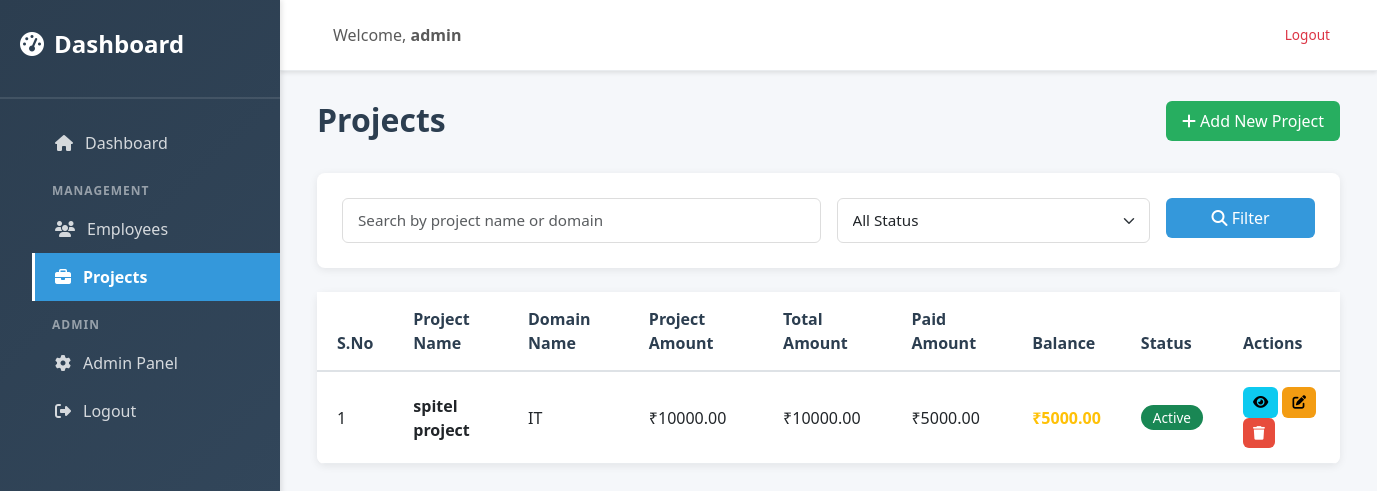
Page /app/projects/ (signed in) on the earlier database version.
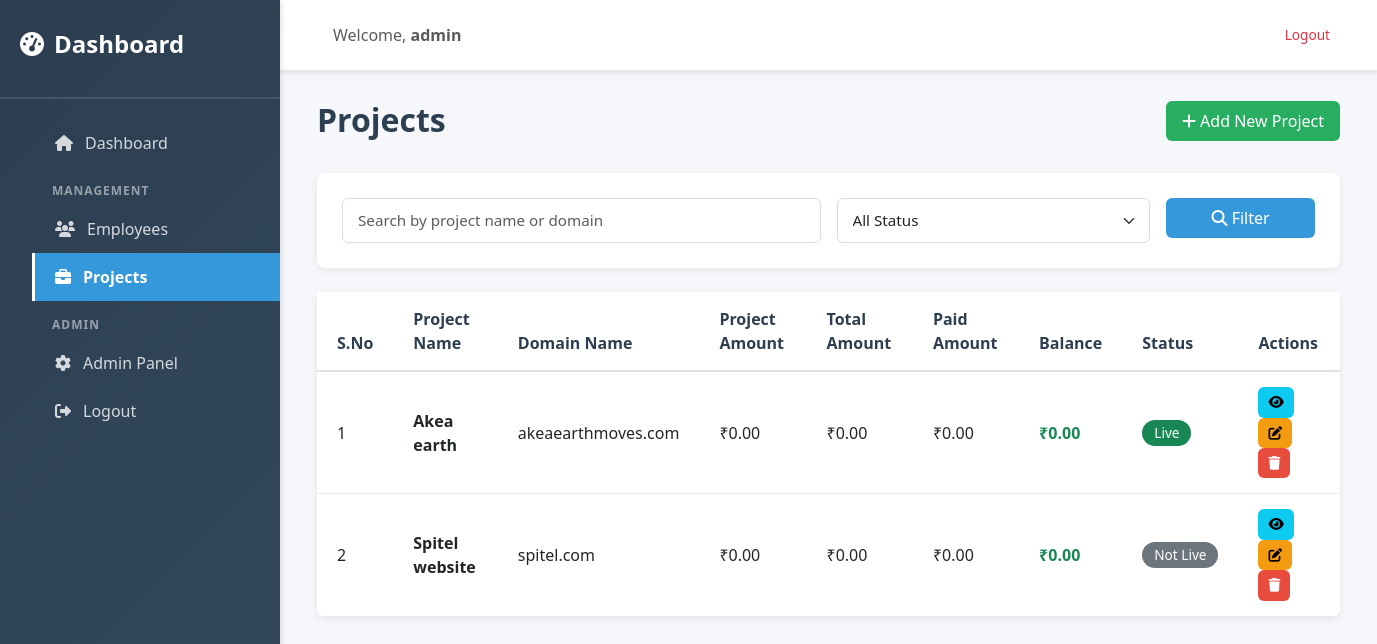
Same page on the later database version.
### application/models.py (models this page shows, shortened)
class Project(models.Model):
    STATUS_CHOICES = [
        ('Live', 'Live'),
        ('Not Live', 'Not Live'),
        ('Active', 'Active'),
        ('Inactive', 'Inactive'),
        ('On Hold', 'On Hold'),
        ('Completed', 'Completed'),
    ]
    project_name = models.CharField(max_length=200)
    project_domain = models.CharField(max_length=100)
    domain_expiry_date = models.DateField(null=True, blank=True)
    domain_url = models.TextField(blank=True)
    project_amount = models.DecimalField(max_digits=12, decimal_places=2)
    total_amount = models.DecimalField(max_digits=12, decimal_places=2)
    paid_amount = models.DecimalField(max_digits=12, decimal_places=2)
    status = models.CharField(max_length=20, choices=STATUS_CHOICES, default='Active')
    created_at = models.DateTimeField(auto_now_add=True)
    updated_at = models.DateTimeField(auto_now=True)
    class Meta:
        ordering = ['-created_at']
    @property
    def balance_amount(self):
        return self.total_amount - self.paid_amount

### application/views.py (the view)
# urls.py: path('projects/', views.project_list, name='project_list'),
@login_required
def project_list(request):
    search = request.GET.get('search', '')
    status = request.GET.get('status', '')
    projects = Project.objects.all()
    if search:
        projects = projects.filter(
            Q(project_name__icontains=search) | Q(project_domain__icontains=search)
        )
    if status:
        projects = projects.filter(status=status)
    status_choices = Project.STATUS_CHOICES
    context = {
        'projects': projects,
        'status_choices': status_choices,
        'search': search,
        'status': status,
    }
    return render(request, 'project/list.html', context)

### templates/project/list.html (shortened to what this page needs)
{% extends "base.html" %}
{% load static %}
{% block content %}
<div class="container-fluid">
    <div class="row mb-4">
        <div class="col-md-8">
            <h1 class="page-title">Projects</h1>
        </div>
        <div class="col-md-4 text-end">
            <a href="{% url 'project_create' %}" class="btn btn-success">
                <i class="fas fa-plus"></i> Add New Project
            </a>
        </div>
    </div>
    <div class="card mb-4">
        <div class="card-body">
            <form method="get" class="row g-3">
                <div class="col-md-6">
                    <input type="text" name="search" class="form-control" placeholder="Search by project name or domain" value="{{ search }}">
                </div>
                <div class="col-md-4">
                    <select name="status" class="form-select">
                        <option value="">All Status</option>
                    </select>
                </div>
                <div class="col-md-2">
                    <button type="submit" class="btn btn-primary w-100">
                        <i class="fas fa-search"></i> Filter
                    </button>
                </div>
            </form>
        </div>
    </div>
    <div class="card">
        <div class="table-responsive">
            <table class="table table-hover mb-0">
                <thead class="table-header">
                    <tr>
                        <th>S.No</th>
                        <th>Project Name</th>
                        <th>Domain Name</th>
                        <th>Project Amount</th>
                        <th>Total Amount</th>
                        <th>Paid Amount</th>
                        <th>Balance</th>
                        <th>Status</th>
                        <th>Actions</th>
                    </tr>
                </thead>
                <tbody>
                    {% if projects %}
                        {% for project in projects %}
                        <tr>
                            <td>{{ forloop.counter }}</td>
                            <td><strong>{{ project.project_name }}</strong></td>
                            <td>{{ project.project_domain }}</td>
                            <td>₹{{ project.project_amount|floatformat:2 }}</td>
                            <td>₹{{ project.total_amount|floatformat:2 }}</td>
                            <td>₹{{ project.paid_amount|floatformat:2 }}</td>
                            <td>
                                <strong class="{% if project.balance_amount < 0 %}text-danger{% elif project.balance_amount == 0 %}text-success{% else %}text-warning{% endif %}">
                                    ₹{{ project.balance_amount|floatformat:2 }}
                                </strong>
                            </td>
                            <td>
                                <span class="badge {% if project.status == 'Live' %}bg-success{% elif project.status == 'Not Live' %}bg-secondary{% elif project.status == 'Active' %}bg-success{% elif project.status == 'Completed' %}bg-info{% elif project.status == 'On Hold' %}bg-warning{% else %}bg-secondary{% endif %}">
                                    {{ project.status }}
                                </span>
                            </td>
                            <td>
                                <a href="{% url 'project_detail' project.id %}" class="btn btn-sm btn-info" title="View">
                                    <i class="fas fa-eye"></i>
                                </a>
                                <a href="{% url 'project_update' project.id %}" class="btn btn-sm btn-warning" title="Edit">
                                    <i class="fas fa-edit"></i>
                                </a>
                                <form method="post" action="{% url 'project_delete' project.id %}" style="display:inline;" onsubmit="return confirm('Are you sure?')">
                                    <button type="submit" class="btn btn-sm btn-danger" title="Delete">
                                        <i class="fas fa-trash"></i>
                                    </button>
                                </form>
                            </td>
                        </tr>
                        {% endfor %}
                    {% else %}
                    <tr>
                        <td colspan="9" class="text-center text-muted py-4">
                            <i class="fas fa-inbox"></i> No projects found
                        </td>
                    </tr>
                    {% endif %}
                </tbody>
            </table>
        </div>
    </div>
</div>
{% endblock %}

### templates/base.html (shortened to what this page needs)
<!DOCTYPE html>
<html lang="en">
<head>
    <link href="https://cdn.jsdelivr.net/npm/bootstrap@5.3.0/dist/css/bootstrap.min.css" rel="stylesheet">
    <link rel="stylesheet" href="https://cdnjs.cloudflare.com/ajax/libs/font-awesome/6.4.0/css/all.min.css">
    {% load static %}
    <link rel="stylesheet" href="{% static 'css/style.css' %}">
</head>
<body>
    {% if user.is_authenticated %}
    <div class="wrapper">
        <nav class="sidebar">
            <div class="sidebar-header">
                <h3><i class="fas fa-tachometer-alt"></i> Dashboard</h3>
            </div>
            <ul class="sidebar-menu">
                <li><a href="{% url 'dashboard' %}" class="{% if 'dashboard' in request.path %}active{% endif %}"><i class="fas fa-home"></i> Dashboard</a></li>
                <li class="section-title">Management</li>
                <li><a href="{% url 'employee_list' %}" class="{% if 'employee' in request.path %}active{% endif %}"><i class="fas fa-users"></i> Employees</a></li>
                <li><a href="{% url 'project_list' %}" class="{% if 'project' in request.path %}active{% endif %}"><i class="fas fa-briefcase"></i> Projects</a></li>
                <li class="section-title">Admin</li>
                <li><a href="{% url 'admin:index' %}"><i class="fas fa-cog"></i> Admin Panel</a></li>
                <li><a href="{% url 'logout' %}"><i class="fas fa-sign-out-alt"></i> Logout</a></li>
            </ul>
        </nav>
        <div class="main-content">
            <nav class="navbar navbar-expand-lg navbar-light top-bar">
                <div class="container-fluid">
                    <span class="navbar-text ms-3">Welcome, <strong>{{ user.username }}</strong></span>
                    <div class="ms-auto">
                        <a href="{% url 'logout' %}" class="btn btn-outline-danger btn-sm">Logout</a>
                    </div>
                </div>
            </nav>
    {% endif %}
    <div class="content-wrapper{% if not user.is_authenticated %} guest-page{% endif %}">
        {% block content %}{% endblock %}
    </div>
    {% load static %}
</body>
</html>

### static/css/style.css (style rules this page uses)
:root { --primary-color: #2c3e50; --secondary-color: #3498db; --success-color: #27ae60; --danger-color: #e74c3c; --warning-color: #f39c12; --light-color: #ecf0f1; --dark-color: #2c3e50; --sidebar-width: 280px; }
* { margin: 0; padding: 0; box-sizing: border-box; }
body { font-family: 'Segoe UI', Tahoma, Geneva, Verdana, sans-serif; background-color: #f5f7fa; color: #333; }
.wrapper { display: flex; min-height: 100vh; }
.sidebar { width: var(--sidebar-width); background: linear-gradient(135deg, var(--primary-color) 0%, #34495e 100%); color: white; padding-top: 30px; box-shadow: 2px 0 5px rgba(0, 0, 0, 0.1); position: fixed; height: 100vh; overflow-y: auto; z-index: 1000; }
.sidebar-header { padding: 0 20px 30px; border-bottom: 2px solid rgba(255, 255, 255, 0.1); margin-bottom: 20px; }
.sidebar-header h3 { font-size: 1.5rem; font-weight: 600; display: flex; align-items: center; gap: 10px; }
.sidebar-menu { list-style: none; }
.sidebar-menu li { margin: 0; }
.sidebar-menu li.section-title { padding: 15px 20px 5px; font-size: 0.75rem; font-weight: 700; color: rgba(255, 255, 255, 0.5); text-transform: uppercase; letter-spacing: 1px; }
.sidebar-menu a { display: flex; align-items: center; gap: 12px; padding: 12px 20px; color: rgba(255, 255, 255, 0.8); text-decoration: none; transition: all 0.3s ease; border-left: 3px solid transparent; }
.sidebar-menu a.active { background-color: var(--secondary-color); color: white; border-left-color: white; font-weight: 600; }
.main-content { flex: 1; margin-left: var(--sidebar-width); display: flex; flex-direction: column; }
.top-bar { background-color: white; box-shadow: 0 2px 4px rgba(0, 0, 0, 0.1); padding: 15px 25px !important; position: sticky; top: 0; z-index: 100; border-bottom: 1px solid #e9ecef; }
.content-wrapper { flex: 1; padding: 30px 25px; overflow-y: auto; }
.page-title { font-size: 2rem; font-weight: 700; color: var(--primary-color); margin-bottom: 10px; }
.card { border: none; border-radius: 8px; box-shadow: 0 2px 8px rgba(0, 0, 0, 0.08); margin-bottom: 20px; transition: transform 0.3s ease, box-shadow 0.3s ease; }
.card-body { padding: 25px; }
.table-responsive { border-radius: 0 0 8px 8px; }
.table { margin-bottom: 0; }
.table-header { background-color: #f8f9fa; border-bottom: 2px solid #dee2e6; }
.table-header th { color: var(--primary-color); font-weight: 600; padding: 15px 20px; border: none; }
.table tbody tr { border-bottom: 1px solid #e9ecef; transition: background-color 0.2s ease; }
.table td { padding: 15px 20px; vertical-align: middle; }
.badge { padding: 6px 12px; border-radius: 20px; font-weight: 500; font-size: 0.85rem; }
.btn { border-radius: 6px; padding: 8px 16px; font-weight: 500; transition: all 0.3s ease; border: none; }
.btn-primary { background-color: var(--secondary-color); border-color: var(--secondary-color); }
.btn-success { background-color: var(--success-color); border-color: var(--success-color); }
.btn-danger { background-color: var(--danger-color); border-color: var(--danger-color); }
.btn-warning { background-color: var(--warning-color); border-color: var(--warning-color); }
.btn-sm { padding: 5px 10px; font-size: 0.85rem; }
.form-control, .form-select { border: 1px solid #ddd; border-radius: 6px; padding: 10px 15px; font-size: 0.95rem; transition: all 0.3s ease; }

Differences in the rows shown:
removed Project: project_name "spitel project", project_domain "IT", project_amount "10000.00", total_amount "10000.00", paid_amount "5000.00", balance_amount "5000.00", status "Active"
added Project: project_name "Akea earth", project_domain "akeaearthmoves.com", project_amount "0.00", total_amount "0.00", paid_amount "0.00", balance_amount "0.00", status "Live"
added Project: project_name "Spitel website", project_domain "spitel.com", project_amount "0.00", total_amount "0.00", paid_amount "0.00", balance_amount "0.00", status "Not Live"
